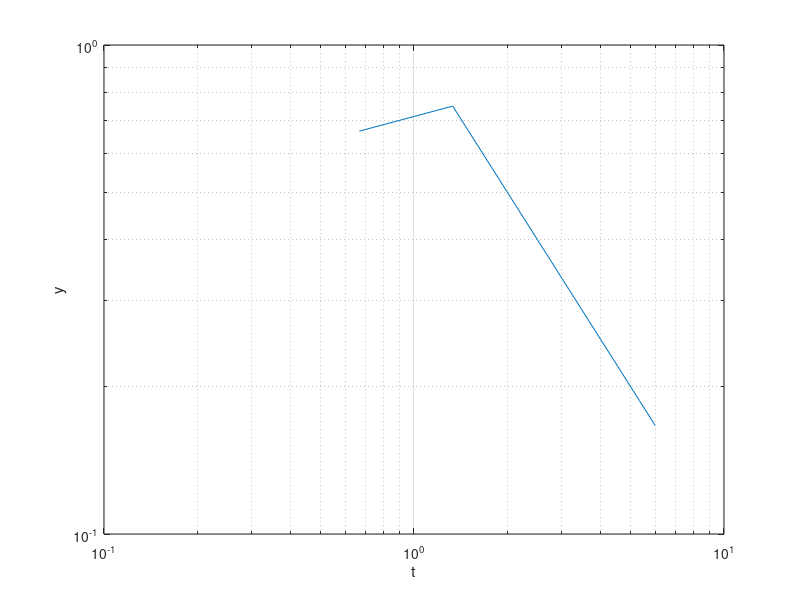

Source code (MATLAB):
clear;
clc;

t = linspace(0, 6, 10);

y=zeros(1, length(t));

id1 = find(t<=1);
y(id1) = t(id1);

id2 = find(t>1);
y(id2) = 1./t(id2);

figure(1)
loglog(t, y);
grid on;
xlabel('t');
ylabel('y');